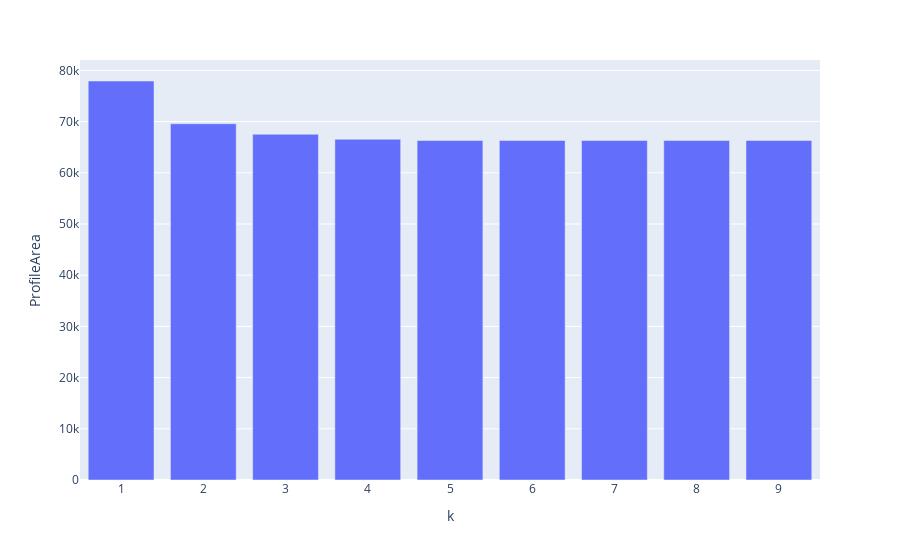

Source (notebook cell):
### Markdown cell above
Выполните визуализацию результатов экспериментов в следующем виде: отображение столбчатых диаграм со значениями $ProfileArea$ и меры $change$ в зависимости от $k$.

### Code cell
import plotly.express as px

df = pd.DataFrame([range(1, 10), prof_area]).T
df.columns = ['k', 'ProfileArea']
px.bar(df, x='k', y='ProfileArea', labels={'k':'k', 'ProfileArea':'ProfileArea'})

### Figure 1 — Plotly figure (JSON) as saved in the notebook; plotly's stock layout.template omitted (floating-point values rounded to 4 significant figures)
{"data": [{"alignmentgroup": "True", "hovertemplate": "k=%{x}<br>ProfileArea=%{y}<extra></extra>", "legendgroup": "", "marker": {"color": "#636efa", "pattern": {"shape": ""}}, "name": "", "offsetgroup": "", "orientation": "v", "showlegend": false, "textposition": "auto", "type": "bar", "x": [1, 2, 3, 4, 5, 6, 7, 8, 9], "xaxis": "x", "y": [77920.0, 69580.0, 67520.0, 66540.0, 66300.0, 66300.0, 66300.0, 66300.0, 66300.0], "yaxis": "y"}], "layout": {"barmode": "relative", "legend": {"tracegroupgap": 0}, "margin": {"t": 60}, "xaxis": {"anchor": "y", "domain": [0, 1], "title": {"text": "k"}}, "yaxis": {"anchor": "x", "domain": [0, 1], "title": {"text": "ProfileArea"}}}}
